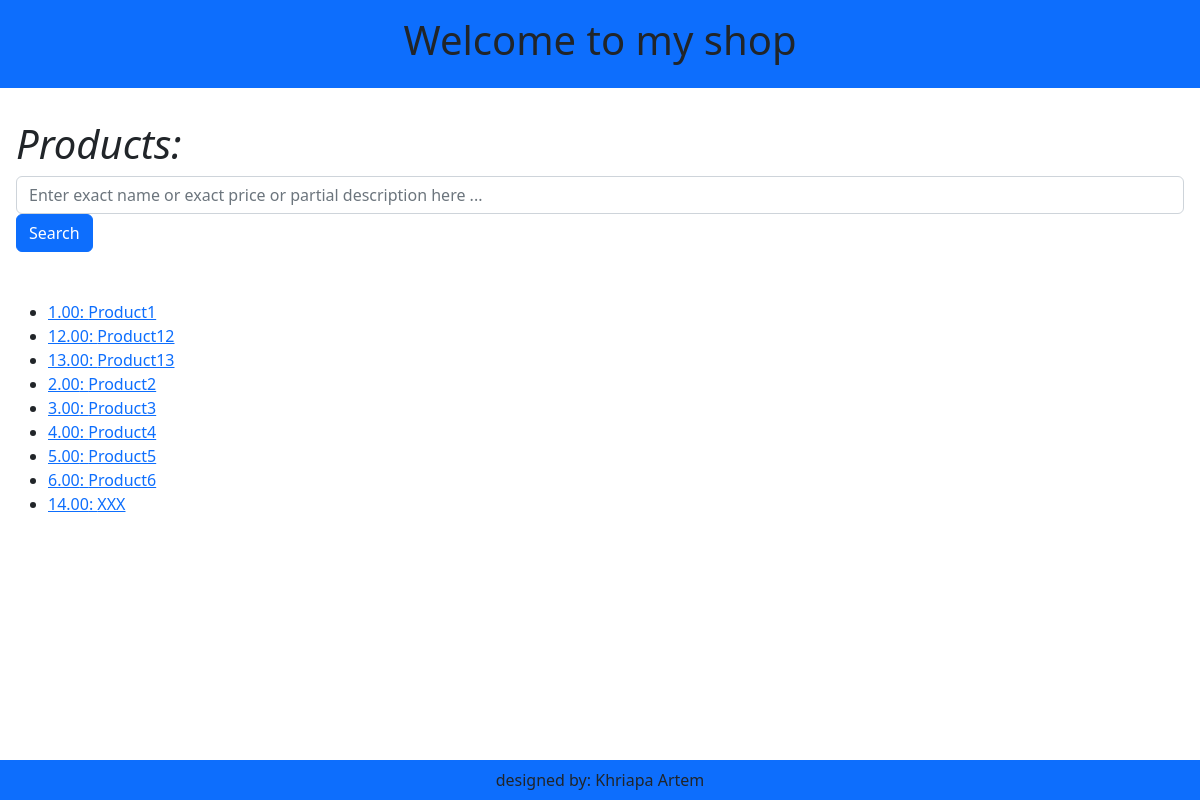
The app's page /product/ with its own data.
### apps/product/models.py (models this page shows, shortened)
class Product(models.Model):
    name = models.CharField(max_length=256)
    price = models.DecimalField(max_digits=12, decimal_places=2)
    created_at = models.DateTimeField(auto_created=True)
    description = models.TextField(null=True, blank=True)
    brand = models.ForeignKey(Brand, on_delete=models.CASCADE, null=True, blank=True)
    class Meta:
        ordering = ['name']

### apps/product/views.py (the view, shortened to what this page needs)
class ProductsView(View):
    template_name = 'products.html'
    def get(self, request):
        form = SearchForm()
        products = Product.objects.all()
        context = {
            'products': products,
            'form': form,
        }
        response = render(request, self.template_name, context=context)
        return response

### apps/product/forms.py
class SearchForm(forms.Form):
    search = forms.CharField(
        label='',
        widget=forms.TextInput(
            attrs={
                'placeholder': 'Enter exact name or exact price or partial description here ...',
                'class': 'form-control',
            },
        ),
    )

### apps/product/templates/products.html (shortened to what this page needs)
{% extends "base_layout.html" %}
{% block body %}
<h1 style="font-style: italic">Products:</h1>
<div class="input-group">
    <form method="post" class="search-label-icon w-100">
        <div class="form-outline" data-mdb-input-init>
            {{ form }}
        </div>
        <input class="btn btn-primary" type="submit" value="Search">
    </form>
</div>
<div class="mt-5">
    <ul>
        {% for product in products %}
            <li>
                <a target="_blank" href="{% url 'product' product.id %}">{{product.price}}: {{product.name}}</a>
            </li>
        {% endfor %}
    </ul>
</div>
{% endblock %}

### templates/base_layout.html (shortened to what this page needs)
<!DOCTYPE html>
<html lang="en">
<head>
    <link href="https://cdn.jsdelivr.net/npm/bootstrap@5.2.3/dist/css/bootstrap.min.css" rel="stylesheet">
</head>
<body class="d-flex flex-column min-vh-100">
  {% block header %}
  <div class="d-flex flex-column bd-highlight mb-3 p-3 text-center bg-primary" >
      <h1>
          Welcome to my shop
      </h1>
  </div>
  {% endblock %}
  <div class="mx-3 my-3">
      {% block body %}
      {% endblock %}
  </div>
  {% block footer %}
  <div class="d-flex flex-column bd-highlight p-2 text-center mt-auto bg-primary" >
      <span>designed by: Khriapa Artem</span>
  </div>
  {% endblock %}
</body>
</html>

### records on screen
Product: price "1.00", name "Product1"
Product: price "12.00", name "Product12"
Product: price "13.00", name "Product13"
Product: price "2.00", name "Product2"
Product: price "3.00", name "Product3"
Product: price "4.00", name "Product4"
Product: price "5.00", name "Product5"
Product: price "6.00", name "Product6"
Product: price "14.00", name "XXX"
